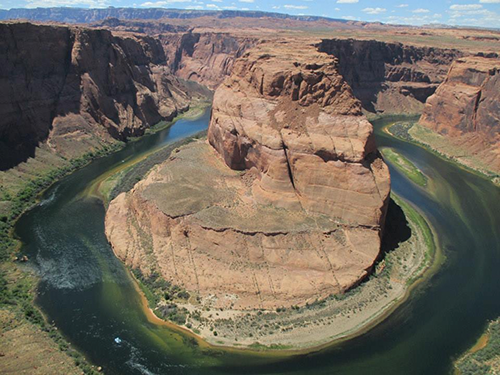
#> input picture pyimage/horseshoe_bend.png, 500 x 375 px, found by its file name
$ jupyter execute --allow-errors Histogram.ipynb
#> lines starting #> are read from the running program, lines starting #| are printed output that depends on the picture; after the words box and inside, x2 and y2 are one past the last pixel; in counts of white or black regions, pixels touching at a corner belong together
[cell 1]
import cv2
import numpy as np
import pandas as pd
import matplotlib.pyplot as plt

[cell 2]
image=cv2.imread(r'C:/Users/arpit14276/Desktop/pyimagesearch/horseshoe_bend.png')
#> image is the input picture: shape (375, 500, 3); mean B, G, R 94.8, 106.7, 114
image.shape
#> Out = (375, 500, 3)

[cell 3]
gray=cv2.cvtColor(image,cv2.COLOR_BGR2GRAY)
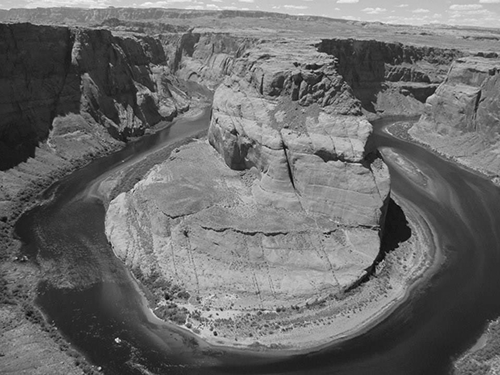
#> gray: shape (375, 500); min 4, max 248, mean 107.5

[cell 4]
hist=cv2.calcHist([image],[0,1,2,],None,[32,32,32],[0, 180, 0, 256, 0, 256])

[cell 5]
hist.shape
#> Out = (32, 32, 32)

[cell 6]
#note : output i.e hist will have 32 rows (each row represent one bin) and onve columne i.e count (count of number of pixel in each bin)

[cell 7]
plt.plot(hist.ravel())
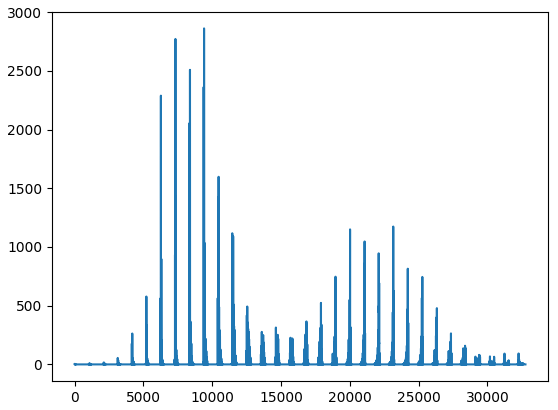
#> figure drawn by matplotlib, 1 panel; curve peaks at x = 9412, y = 2862

[cell 8]
hist/=hist.sum()

#> (a cell that did not finish here is left out)

[cell 10]
### histogram for all the colors
chan=('b','g','r')
imgs=cv2.split(image)
cv2.imshow('image',image)
for c,i in zip(chan,imgs):
    plt.plot(cv2.calcHist([i],[0],None,[256],[0,255]),color=c)
#> this loop made 3 passes
#> c on passes 1 to 3: 'b', 'g', 'r'

cv2.waitKey(0)
cv2.destroyAllWindows()
#> figure, not shown here; curve peaks at x = 56, y = 2376; curve peaks at x = 51, y = 2404; curve peaks at x = 37, y = 2120

[cell 11]
## 2D histogram (plot 2 color at a time)

[cell 12]
fig=plt.figure()
ax=fig.add_subplot(131)
hist=cv2.calcHist([imgs[1],imgs[0]],[0,1],None,[32,32],[0,256,0,256])
p=ax.imshow(hist)
plt.colorbar(p)

#fig=plt.figure()
ax=fig.add_subplot(132)
hist=cv2.calcHist([imgs[1],imgs[2]],[0,1],None,[32,32],[0,256,0,256])
p=ax.imshow(hist)
plt.colorbar(p)

ax=fig.add_subplot(133)
hist=cv2.calcHist([imgs[0],imgs[2]],[0,1],None,[32,32],[0,256,0,256])
p=ax.imshow(hist)
plt.colorbar(p)

[cell 13]
##### equlization ######

[cell 14]
'''
 Applying histogram equalization will stretch the peak out towards the corner of the image,
 thus improving the global contrast of the image. Histogram equalization is applied to grayscale images
 '''

[cell 15]
image=cv2.imread(r'C:\Users\arpit14276\Desktop\pyimagesearch\hist.png')
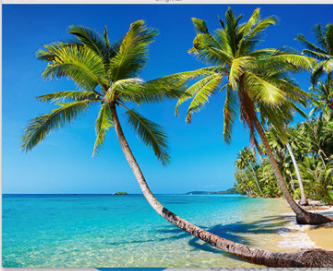
#> input picture pyimage/hist.PNG, 333 x 271 px, found by its file name
#> image is the input picture: shape (271, 333, 3); mean B, G, R 151, 138.6, 77.3

[cell 16]
gray=cv2.cvtColor(image,cv2.COLOR_BGR2GRAY)
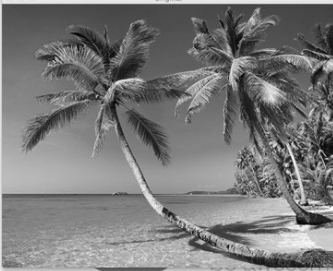
#> gray: shape (271, 333); min 3, max 250, mean 121.7

[cell 17]
cv2.imshow('gray',gray)
cv2.imshow('equi hist',cv2.equalizeHist(gray))
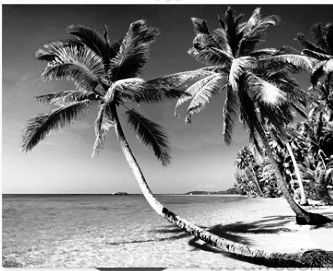
#> window 'equi hist': shape (271, 333); min 0, max 255, mean 128.3
cv2.waitKey(0)
cv2.destroyAllWindows()

#> (a cell that did not finish here is left out)

[cell 19]
gray_hist=cv2.calcHist([gray],[0],None,[256],[0,255])
#> gray_hist = 256 values, max 1152 at index 129, min 0 at index 0, mean 352.5
equi_hist=cv2.equalizeHist(gray)
equi_hist=cv2.calcHist([equi_hist],[0],None,[256],[0,255])
#> equi_hist = 256 values, max 1152 at index 144, min 0 at index 28, mean 351.8
plt.plot(gray_hist)
plt.plot(equi_hist)
plt.show()
#> figure, not shown here; curve peaks at x = 129, y = 1152; curve peaks at x = 144, y = 1152

[cell 20]
#### histogram with mask  #######

[cell 21]
def plot_hist(image,title,mask=None):
    chans=cv2.split(image)
    colors=('b','g','r')
    plt.figure()
    plt.title(title)
    plt.xlabel("Bins")
    plt.ylabel("# of Pixels")
    for (chan,color) in zip(chans,colors):
        hist=cv2.calcHist([chan],[0],mask,[255],[0,256])
        plt.plot(hist,color=color)

[cell 22]
#plot_hist(image,'Beach')

[cell 23]
image=cv2.imread(r'C:\Users\arpit14276\Desktop\pyimagesearch\horseshoe_bend.png')
mask=np.zeros(image.shape[:2],dtype='uint8')

[cell 24]
mask=cv2.rectangle(mask,(100,100),(50,390),255,-1)
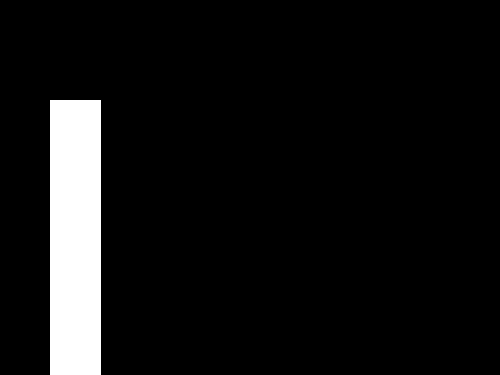
#> mask: shape (375, 500); 7.5% white; 1 white region, box (x1, y1, x2, y2) and area: (50, 100, 101, 375) 14025
masked=cv2.bitwise_and(image,image,mask=mask)
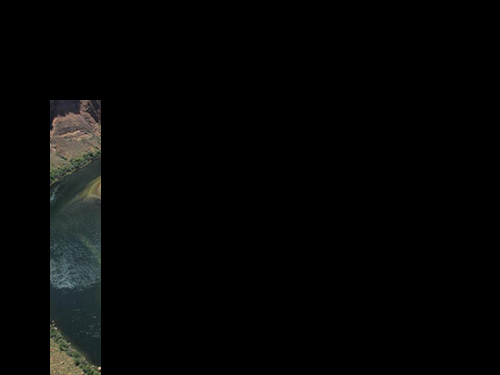
#> masked: shape (375, 500, 3); mean B, G, R 5.1, 5.5, 5

[cell 25]
cv2.imshow('original',image)
cv2.imshow('mask',mask)
cv2.imshow('masked',masked)
cv2.waitKey(0)
cv2.destroyAllWindows()

[cell 26]
plot_hist(image,'masked',mask=mask)
#> the loop in plot_hist, `for (chan,color) in zip(chans,colors):` made 3 passes
plot_hist(image,'original')
#> the loop in plot_hist (call 2), `for (chan,color) in zip(chans,colors):` made 3 passes
#> figure, not shown here; curve peaks at x = 55, y = 412; curve peaks at x = 47, y = 379; curve peaks at x = 35, y = 378
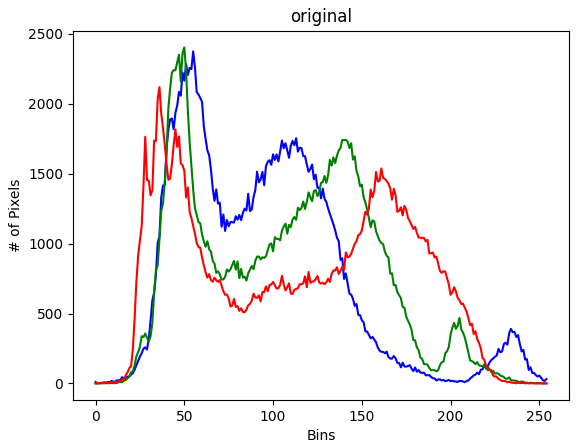
#> figure drawn by matplotlib, 1 panel; curve peaks at x = 55, y = 2376; curve peaks at x = 50, y = 2404; curve peaks at x = 36, y = 2120

[cell 27]
gray=cv2.cvtColor(image,cv2.COLOR_BGR2GRAY)

[cell 28]
plot_hist(gray,'gray')
#> figure, not shown here; curve peaks at x = 46, y = 2725

[cell 29]
##### test related to CBIR

[cell 30]
(h, w) = image.shape[:2]
#> h = 375; w = 500
(cX, cY) = (int(w * 0.5), int(h * 0.5))
#> cX = 250; cY = 187
'''cornerMask = np.zeros(image.shape[:2], dtype="uint8")
cv2.rectangle(cornerMask, (startX, startY), (endX, endY), 255, -1)'''


segments = [(0, cX, 0, cY), (cX, w, 0, cY), (cX, w, cY, h),
            (0, cX, cY, h)]

# construct an elliptical mask representing the center of the
# image
(axesX, axesY) = (int(w * 0.75) // 2, int(h * 0.75) // 2)
#> axesX = 187; axesY = 140
ellipMask = np.zeros(image.shape[:2], dtype="uint8")
cv2.ellipse(ellipMask, (cX, cY), (axesX, axesY), 0, 0, 360, 255, -1)
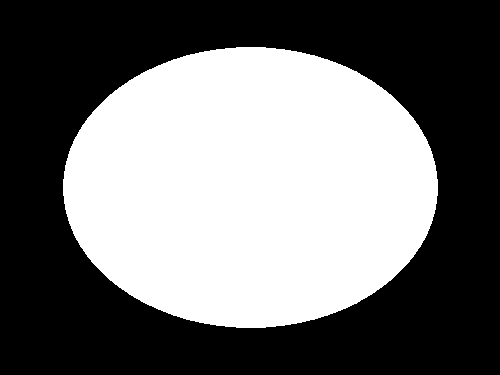
#> ellipMask: shape (375, 500); 44% white; 1 white region, box (x1, y1, x2, y2) and area: (63, 47, 438, 328) 82579

# loop over the segments
for (startX, endX, startY, endY) in segments:
    #construct a mask for each corner of the image, subtracting
    # the elliptical center from it
    cornerMask = np.zeros(image.shape[:2], dtype="uint8")
    cv2.rectangle(cornerMask, (startX, startY), (endX, endY), 255, -1)
    cornerMask = cv2.subtract(cornerMask, ellipMask)
    hist = cv2.calcHist([image], [0, 1, 2], cornerMask, [32,32,32],[0, 180, 0, 256, 0, 256])
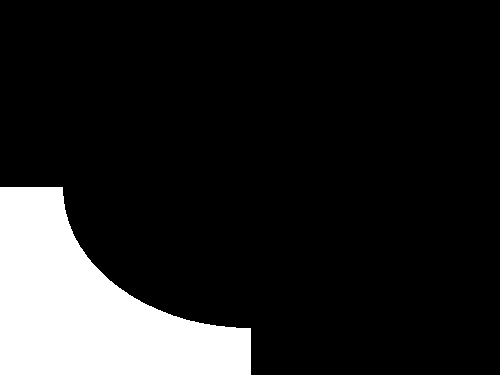
#> cornerMask: shape (375, 500); 14.1% white; 1 white region, box (x1, y1, x2, y2) and area: (0, 187, 251, 375) 26382
